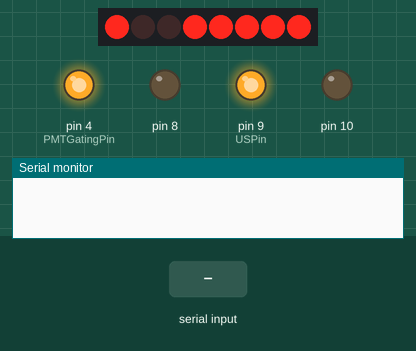
Simulated run of this sketch. Board: Arduino Uno, built with avr-gcc and run on an emulated ATmega328P. On the bench: 8 shift-register outputs drawn as a row of LEDs (first output left, lit = HIGH), output pins drawn as LEDs (lit = HIGH), the last lines printed to the serial monitor. Wiring (inferred from the names in the program): shift register (74HC595): data pin 7; shift clock pin 5; latch pin 6; OE pin 3. Wiring (inferred from the signals the program sends): row of LEDs: on Q0, Q1, Q2, Q3, Q4, Q5, Q6, Q7. The inputs (shaded band) are chosen by the test bench. Pins used as bus, display or sensor lines are not drawn.

Above: at 1.2 s.
1.3 s: "OFF 1\n" received over Serial
At 2.0 s:
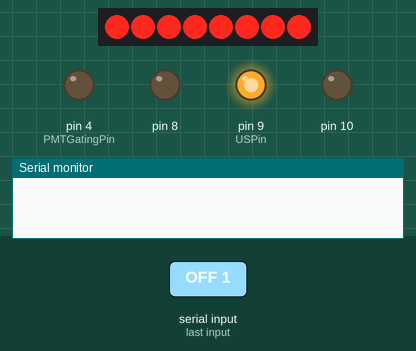
2.8 s: "STIM 1\n" received over Serial
At 2.96 s:
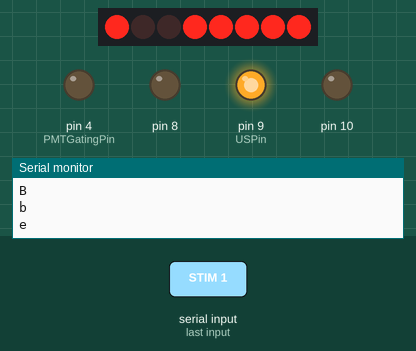
4.6 s: "BREAK 1\n" received over Serial
6.1 s: "OFF 150\n" received over Serial
At 6.9 s:
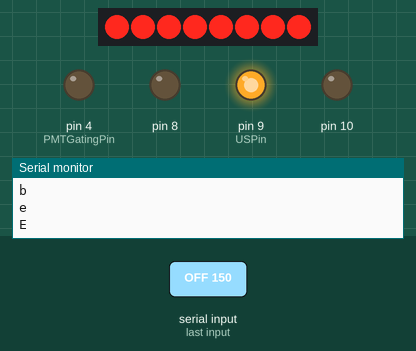
7.6 s: "STIM 150\n" received over Serial
At 8.1 s:
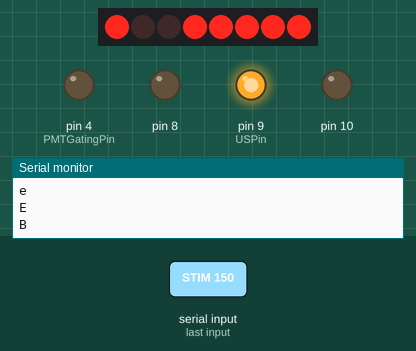
Timing chart, 0 to 10.1 s (numbered marks = the images above; inputs shaded):
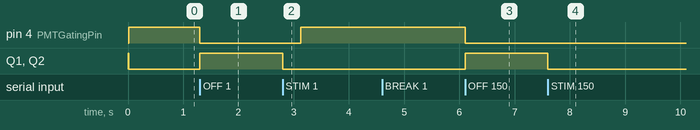

The sketch:

learn_BP_singSR_gatPMT_fPWMUV_StatLatDoubleBrigDotIlum.ino
```cpp
// Stimulus Controller
// Serial commands accepted
//* STIM CSUS L/R X P Y N
//   CSUS - CS/US (0- only CS, 1- paired CS US, 2- only US),
//   L/R - CS on the L or R side (0- left, 1- right, 2- left and right simultaneously, 3- no CS),
//   X - duration of US (ms)
//   P - power of US
//   Y - latency of US onset relative to CS onset (ms)
//   N - number of repetitions
//* BREAK -> Stops immediately everything and return lights to default state.
//* OFF -> Immediately turn off all lights.

// May change this in the future. It's to control the power of the CS LEDs with a (slow) PWM
// const int powerCS = (255 - 100) / 255;


// ! To work for backward conditioning, IsCSOff would need to be like triggerUS, having more than 2 states.
// ! With paired stim, still not working for USLatency < delayGatingPMTBefPulse.


char inputArray[240];
String inputString = "";
boolean stringComplete = false;
boolean IsNewRep = true;

boolean IsCSOff = true;
// boolean LightsOff = false;

boolean IsPMTOff = false;
// boolean PMTOff = true;


const int delayGatingPMTBefPulse = 175;  // ms
const int delayGatingPMTAftPulse = 325;    // ms
// Time each white CS LED is ON
const int CSDuration = 10000;
const int mainPWMCycle = 999;

const int USPin = 9;
const int dataPin = 7;
const int clockPin = 5;
const int latchPin = 6;
const int outputEnablePin = 3;
const int PMTGatingPin = 4;
const int startStopAcq = 13;
// unsigned int CSUS_;
// unsigned int CSUS = 4;
unsigned int CSUS;
unsigned int LorR;
unsigned int currentStatus = 0;
unsigned int oldStatus = 0;
unsigned int triggerUS = 0;
unsigned int USPower;
unsigned int USpower;
unsigned int USLatency;
unsigned int PMTLatency;
// unsigned int numberReps;s

unsigned int currentRep = 0;
unsigned int reinforcer = 0;
unsigned long USDuration;
// unsigned long CSOnset;
unsigned long timerCS;
//  = CSDuration + 1; // Starts at a larger value than CSDuration so that a BREAK at the beginning does not output "E"
unsigned long timerPMT;
unsigned long timerUS;
// unsigned long timerUS;

//#define DEBUG 0

void setup() {
  pinMode(PMTGatingPin, OUTPUT);
  inputString.reserve(240);
  pinMode(dataPin, OUTPUT);
  pinMode(clockPin, OUTPUT);
  pinMode(latchPin, OUTPUT);
  pinMode(outputEnablePin, OUTPUT);
  delay(10);
  pinMode(USPin, OUTPUT);
  pinMode(10, OUTPUT);
  Serial.begin(115200);
  DDRB = 0x07;  // set OC1A pin output (among others)
  PORTB = 0;
  TCNT1 = 0;  // clear counter
  ICR1 = mainPWMCycle;
  TCCR1A = 0b10000010;   // non-inverting, fast PWM
  TCCR1B = 0b00011001;   // fast PWM, full speed
  OCR1A = mainPWMCycle;  // 1 % strobe
  // switchLightsOff();
  finishCS();
  switchPMT(true);
}

void loop() {
  if (stringComplete) {
    // Cleans input and separates in spaces
    inputString.trim();
    inputString.toCharArray(inputArray, 240);
    char *command = strtok(inputArray, " ");

    if (strcmp(command, "STIM") == 0) {
      if (currentStatus != 1) {
        command = strtok(0, " ");
        CSUS = atof(command);
        command = strtok(0, " ");
        LorR = atof(command);
        command = strtok(0, " ");
        USDuration = atof(command);
        command = strtok(0, " ");
        USpower = atof(command);
        command = strtok(0, " ");
        USLatency = atof(command);

        USPower = generateCycle(USpower);

        currentStatus = 1;
      } else {
        command = strtok(0, " ");

        reinforcer = atof(command);

        if (reinforcer == 2) {
          command = strtok(0, " ");
          command = strtok(0, " ");
          USDuration = atof(command);
          command = strtok(0, " ");
          USpower = atof(command);

          USLatency = delayGatingPMTBefPulse;
          PMTLatency = 0;

          USPower = generateCycle(USpower);

          triggerUS = 1;
        }
      }
    }

    else if (strcmp(command, "BREAK") == 0) {
      currentStatus = 0;
      oldStatus = 1;
      // LightsOff = false;
      // PMTOff = false;
    }

    else if (strcmp(command, "OFF") == 0) {
      currentStatus = 2;
      // oldStatus = 1;
      // LightsOff = true;
      // PMTOff = true;
      // if (LightsOff)
      // {
      // switchLightsOff();
      // LightsOff = false;
      // }
    }

    else if (strcmp(command, "STARTACQUISITION") == 0) {
      digitalWrite(startStopAcq, HIGH);
    }

    else if (strcmp(command, "STOPACQUISITION") == 0) {
      digitalWrite(startStopAcq, LOW);
    }

    // Clean variables used to receive serial data.
    inputString = "";
    stringComplete = false;
    memset(&inputArray[0], 0, sizeof(inputArray));
  }

  // LED STATUS ZONE AND CONTROL
  switch (currentStatus) {

      //* BREAK or end of stim.
    case 0:
      if (oldStatus != 0) {
        finishCS();
        finishUS();

        IsNewRep = true;

        triggerUS = 0;

        oldStatus = 0;
      }

      if (IsPMTOff) {
        //* Switch on the PMT.
        if (millis() - timerUS > delayGatingPMTAftPulse) {
          switchPMT(true);
        }
      }
      break;

      //* OFF
    case 2:
      if (oldStatus != 2) {
        switchLightsOff();

        IsNewRep = true;

        triggerUS = 0;

        oldStatus = 2;
      }

      break;
      //* STIM
    case 1:

      if (oldStatus != 1) {

        if (IsNewRep) {
          if (CSUS != 0) {
            triggerUS = 1;

            if (CSUS == 1) {
              PMTLatency = USLatency - delayGatingPMTBefPulse;
            }

            else if (CSUS == 2) {
              USLatency = delayGatingPMTBefPulse;
              PMTLatency = 0;
            }
          }

          if (CSUS != 2) {
            startCS(LorR);
          }

          IsNewRep = false;
        }


        //* If CS is going on and it is time to turn if off, turn it off.
        if (!IsCSOff) {
          if (millis() - timerCS >= CSDuration) {
            finishCS();
          }
        }

        if (!IsPMTOff) {
          if (triggerUS == 1) {
            if (CSUS == 0 || (CSUS == 1 && millis() - timerCS >= PMTLatency) || CSUS == 2) {
              //* Switch off the PMT if US is still to happen (triggerUS==1) and it is the right time for it.
              switchPMT(false);
            }
          }
        }

        if (IsPMTOff) {
          if (triggerUS == 1) {

            //* Switch on the US.
            if ((CSUS == 0 && millis() - timerPMT >= USLatency) || (CSUS == 1 && millis() - timerCS >= USLatency) || (CSUS == 2 && millis() - timerPMT >= USLatency)) {
              startUS();
            }
          }

          if (triggerUS == 2) {

            //* Switch off the US LED.
            if (millis() - timerUS >= USDuration) {
              finishUS();
            }
          }

          if (triggerUS == 3) {
            //* Switch on the PMT.
            if (millis() - timerUS > delayGatingPMTAftPulse) {
              switchPMT(true);
            }
          }
        }


        // * Once all stimuli are done, reset.
        if (IsCSOff && (triggerUS == 0 || triggerUS == 3) && !IsPMTOff) {
          currentStatus = 0;
          oldStatus = 1;
          // IsNewRep = true;
        }

        break;
      }
  }
}

// Waits for serial data, and it's called everytime new data comes
// Full commands always end in '\n'
void serialEvent() {
  while (Serial.available()) {
    if (!stringComplete) {
      char inChar = (char)Serial.read();
      inputString += inChar;
      if (inChar == '\n')
        stringComplete = true;
    }
  }
}

int generateCycle(float input) {
  return (int)(min(mainPWMCycle, mainPWMCycle - input * 10 + 1));
}


void startCS(boolean LorR) {
  digitalWrite(latchPin, LOW);

  timerCS = millis();

  if (currentRep == 0) {
    Serial.println("B");
  }

  switch (LorR) {
    case 0:  //* Left side
      shiftOut(dataPin, clockPin, LSBFIRST, 0b01100000);
      break;
    case 1:  //* Right side
      shiftOut(dataPin, clockPin, LSBFIRST, 0b00000110);
      break;
  }

  digitalWrite(latchPin, HIGH);

  IsCSOff = false;
}

void finishCS() {
  analogWrite(outputEnablePin, 0);  // OE (Output Enable) pin is always at 0 V, meaning that the ouput pins are always enabled.
  digitalWrite(latchPin, LOW);

  // shiftOut(dataPin, clockPin, LSBFIRST, 0b00011000);
  shiftOut(dataPin, clockPin, LSBFIRST, 0b01100000);
  // switchPMT(true);

  digitalWrite(latchPin, HIGH);
  analogWrite(outputEnablePin, 0);

  if (!IsCSOff) {
    Serial.println("E");
    IsCSOff = true;
  }
}


void switchLightsOff() {

  switchPMT(false);

  analogWrite(outputEnablePin, 0);  // OE (Output Enable) pin is always at 0 V, meaning that the ouput pins are always enabled.
  digitalWrite(latchPin, LOW);

  //! Here could use the SRCLR (Shift Register Clear) pin, but this pin is connected to VCC.
  shiftOut(dataPin, clockPin, LSBFIRST, 0b00000000);

  digitalWrite(latchPin, HIGH);
  analogWrite(outputEnablePin, 0);


  if (!IsCSOff) {
    Serial.println("E");
    IsCSOff = true;
  }

  // triggerUS == 2 means the US is going on.
  // if (triggerUS == 2)
  // {
  finishUS();
  // delay(delayGatingPMTAftPulse);
  // switchPMT(true);
  // }
}


void startUS() {
  timerUS = millis();

  Serial.println("b");

  OCR1A = USPower;

  triggerUS = 2;  // triggerUS == 2 means that the US LED is blinking.
}

void finishUS() {
  OCR1A = mainPWMCycle;

  if (triggerUS == 2) {
    Serial.println("e");

    // timerUS counts time after the US offset.
    timerUS = millis();

    triggerUS = 3;
  }
}


void switchPMT(boolean PMTOn) {
  if (PMTOn) {
    digitalWrite(PMTGatingPin, HIGH);
    // Serial.println("P");

    IsPMTOff = false;
  } else {
    digitalWrite(PMTGatingPin, LOW);
    // Serial.println("p");

    timerPMT = millis();
    IsPMTOff = true;
  }
}

// int powerLEDCS(float powerCS)
//{
//   return (int)((255 - powerCS) / 255);
// }
```

Measured:
- after the input at 1.3 s, pin 4 (PMTGatingPin): HIGH → LOW at once; Q1, Q2: LOW → HIGH at once
- after the input at 2.8 s, pin 4 (PMTGatingPin): LOW → HIGH after 0.33 s; Q1, Q2: HIGH → LOW at once
- after the input at 6.1 s, pin 4 (PMTGatingPin): HIGH → LOW at once; Q1, Q2: LOW → HIGH at once
- after the input at 7.6 s, Q1, Q2: HIGH → LOW at once
